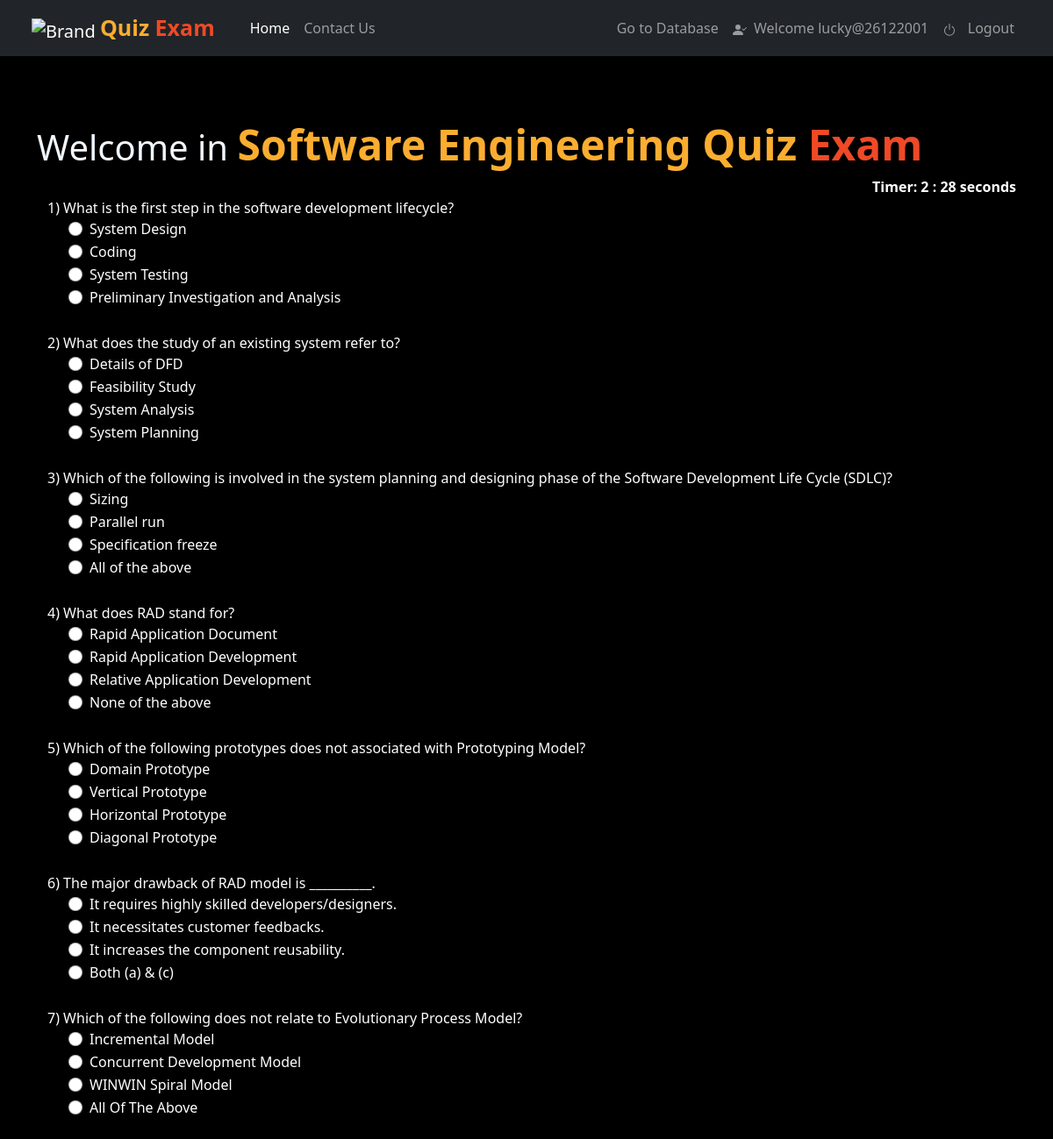
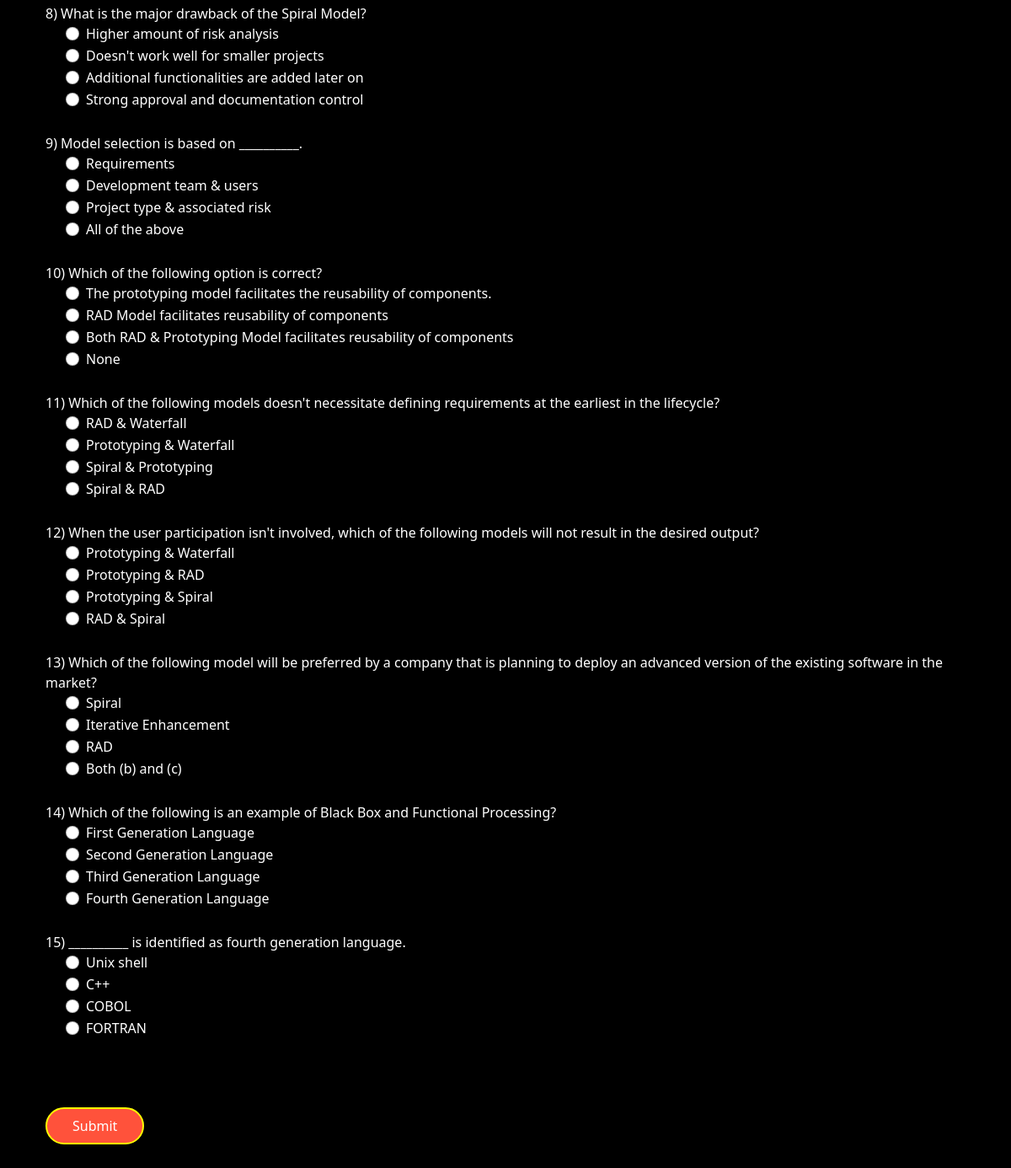
Page /ques4/ (signed in) on the committed database (2 pictures, top to bottom).
### user/models.py (models this page shows, shortened)
class QuesModel4(models.Model):
    question4 = models.CharField(max_length=200,null=True)
    op1 = models.CharField(max_length=200,null=True)
    op2 = models.CharField(max_length=200,null=True)
    op3 = models.CharField(max_length=200,null=True)
    op4 = models.CharField(max_length=200,null=True)
    ans = models.CharField(max_length=200,null=True)

### user/views.py (the view)
# urls.py: path('ques4/', user_view.ques4, name ='ques4'),
def ques4(request):
    if request.method == 'POST':
        questions = QuesModel4.objects.all()
        score = 0
        wrong = 0
        correct = 0
        total = 0
        for q in questions:
            total += 1
            if q.ans == request.POST.get(q.question4):
                score += 10
                correct += 1
            else:
                wrong += 1
        percent = score/(total*10) * 100
        context = {
            'score': score,
            'time': request.POST.get('timer'),
            'correct': correct,
            'wrong': wrong,
            'percent': percent,
            'total': total
        }
        return render(request, 'user/result.html', context)
    else:
        questions = QuesModel4.objects.all()
        context = {
            'question4': questions
        }
        return render(request, 'user/ques4.html', context)

### user/templates/user/ques4.html (shortened to what this page needs)
{% load static %} {% load crispy_forms_tags %}
<!DOCTYPE html>
<html lang="en">
<head>
    <link href="https://cdn.jsdelivr.net/npm/bootstrap@5.1.3/dist/css/bootstrap.min.css" rel="stylesheet">
    <link href="https://maxcdn.bootstrapcdn.com/font-awesome/4.7.0/css/font-awesome.min.css" rel="stylesheet">
    <link rel="stylesheet" href="https://cdnjs.cloudflare.com/ajax/libs/font-awesome/4.7.0/css/font-awesome.min.css">
</head>
<body class="container-fluid hello" oncopy="return false" oncut="return false" onpaste="return false">
    <header class="row">
               <nav class="navbar navbar-expand-lg navbar-dark bg-dark">
            <div class="container-fluid">
                <a class="navbar-brand" href="/">
                    <img alt="Brand" src="https://upload.wikimedia.org/wikipedia/commons/a/aa/Guess_Quiz_Logo.png" width="40" height="40" class=" ">
                    <span class="head1">Quiz </span><span class="head2">Exam</span>
                </a>
              <div class="collapse navbar-collapse" id="navbarSupportedContent">
                <ul class="navbar-nav me-auto mb-2 mb-lg-0">
                  <li class="nav-item">
                    <a class="nav-link active" aria-current="page" href="/">Home</a>
                  </li>
                  <li class="nav-item"><a class="nav-link " href="{% url 'contact' %}">Contact Us</a></li>
                </ul>
                            <ul class="navbar-nav justify-content-end">
                                {% if user.is_superuser %}
                                <li class="nav-item"><a class="nav-link " href="/user/nikhilluckyjyoti/QuizExam/">Go to Database</a></li>
                                {% endif %}
                                {% if user.is_authenticated %}
                                <li class="nav-item"><a class="nav-link " href="{% url 'index' %}"> &nbsp;  Welcome {{user.username}}</a></li>
                                <li class="nav-item"><a class="nav-link " href="{% url 'logout' %}"><svg xmlns="http://www.w3.org/2000/svg" width="16" height="16" fill="currentColor" class="bi bi-power" viewBox="0 0 16 16">
                                    <path d="M7.5 1v7h1V1h-1z"/>
                                    <path d="M3 8.812a4.999 4.999 0 0 1 2.578-4.375l-.485-.874A6 6 0 1 0 11 3.616l-.501.865A5 5 0 1 1 3 8.812z"/>
                                  </svg> &nbsp; Logout</a></li>
                            {% endif %}
            </div>
          </nav>
    </header>
    <br/>
    <br>
    <br> {% if user.is_authenticated %}
    <div class="container " onmousedown="return false" onmouseup="return false" onselect="return false">
        <h1><span style="color: aliceblue;">Welcome in </span> <span class="head8">Software Engineering Quiz </span> <span class="head9">Exam</span></h1>
        <div align="right " id="displaytimer" style="color: white;"><b>Timer: 0 seconds</b></div>
        <form method='post' action='' name="form1" id="form1" class="container form">
            {% csrf_token %} {% for q in question4%}
            <div class="form-group">
                <label for="question">{{q.question4}}</label>
            </div>
            <div class="form-check">
                <div class="form-check">
                    <input class="form-check-input" type="radio" name="{{q.question}}" id="gridRadios1" value="option1">
                    <label class="form-check-label" for="gridRadios1">
                    {{q.op1}}
                </label>
                </div>
                <div class="form-check">
                    <input class="form-check-input" type="radio" name="{{q.question}}" id="gridRadios2" value="option2">
                    <label class="form-check-label" for="gridRadios2">
                    {{q.op2}}
                </label>
                </div>
                <div class="form-check">
                    <input class="form-check-input" type="radio" name="{{q.question}}" id="gridRadios1" value="option3">
                    <label class="form-check-label" for="gridRadios1">
                    {{q.op3}}
                </label>
                </div>
                <div class="form-check">
                    <input class="form-check-input" type="radio" name="{{q.question}}" id="gridRadios2" value="option4">
                    <label class="form-check-label" for="gridRadios2">
                    {{q.op4}}
                </label>
                </div>
                <br>
            </div>
            {% endfor %}
            <br>
            <button type="submit" class="btn btn-primary form">Submit</button>
        </form>
        {% endif %}
    </div>

### user/templates/user/ques4.html (style rules this page uses)
.hello { background-color: black; }
.head8 { color: #FBAD30; font-size: 3rem; font-weight: bold; }
.head9 { color: #EF4926; font-size: 3rem; font-weight: bold; }
.head1 { color: #FBAD30; font-size: 25px; font-weight: bold; }
.head2 { color: #EF4926; font-size: 25px; font-weight: bold; }
.btn { padding: 8px 30px; margin: 30px 0; background-color: #ff523b; color: #fff; border: 2px solid yellow; border-radius: 30px; cursor: pointer; }
.form { color: white; }

### rows in the picture
QuesModel4: question4 "1) What is the first step in the software development lifecycle?", op1 "System Design", op2 "Coding", op3 "System Testing", op4 "Preliminary Investigation and Analysis"
QuesModel4: question4 "2) What does the study of an existing system refer to?", op1 "Details of DFD", op2 "Feasibility Study", op3 "System Analysis", op4 "System Planning"
QuesModel4: question4 "3) Which of the following is involved in the system planning and designing phase of the Software Development Life Cycle (SDLC)?", op1 "Sizing", op2 "Parallel run", op3 "Specification freeze", op4 "All of the above"
QuesModel4: question4 "4) What does RAD stand for?", op1 "Rapid Application Document", op2 "Rapid Application Development", op3 "Relative Application Development", op4 "None of the above"
QuesModel4: question4 "5) Which of the following prototypes does not associated with Prototyping Model?", op1 "Domain Prototype", op2 "Vertical Prototype", op3 "Horizontal Prototype", op4 "Diagonal Prototype"
QuesModel4: question4 "6) The major drawback of RAD model is __________.", op1 "It requires highly skilled developers/designers.", op2 "It necessitates customer feedbacks.", op3 "It increases the component reusability.", op4 "Both (a) & (c)"
QuesModel4: question4 "7) Which of the following does not relate to Evolutionary Process Model?", op1 "Incremental Model", op2 "Concurrent Development Model", op3 "WINWIN Spiral Model", op4 "All Of The Above"
QuesModel4: question4 "8) What is the major drawback of the Spiral Model?", op1 "Higher amount of risk analysis", op2 "Doesn't work well for smaller projects", op3 "Additional functionalities are added later on", op4 "Strong approval and documentation control"
QuesModel4: question4 "9) Model selection is based on __________.", op1 "Requirements", op2 "Development team & users", op3 "Project type & associated risk", op4 "All of the above"
QuesModel4: question4 "10) Which of the following option is correct?", op1 "The prototyping model facilitates the reusability of components.", op2 "RAD Model facilitates reusability of components", op3 "Both RAD & Prototyping Model facilitates reusability of components", op4 "None"
QuesModel4: question4 "11) Which of the following models doesn't necessitate defining requirements at the earliest in the lifecycle?", op1 "RAD & Waterfall", op2 "Prototyping & Waterfall", op3 "Spiral & Prototyping", op4 "Spiral & RAD"
QuesModel4: question4 "12) When the user participation isn't involved, which of the following models will not result in the desired output?", op1 "Prototyping & Waterfall", op2 "Prototyping & RAD", op3 "Prototyping & Spiral", op4 "RAD & Spiral"
QuesModel4: question4 "13) Which of the following model will be preferred by a company that is planning to deploy an advanced version of the existing software in the market?", op1 "Spiral", op2 "Iterative Enhancement", op3 "RAD", op4 "Both (b) and (c)"
QuesModel4: question4 "14) Which of the following is an example of Black Box and Functional Processing?", op1 "First Generation Language", op2 "Second Generation Language", op3 "Third Generation Language", op4 "Fourth Generation Language"
QuesModel4: question4 "15) __________ is identified as fourth generation language.", op1 "Unix shell", op2 "C++", op3 "COBOL", op4 "FORTRAN"

### other values in the picture
{{ user.username }} "lucky@26122001"
